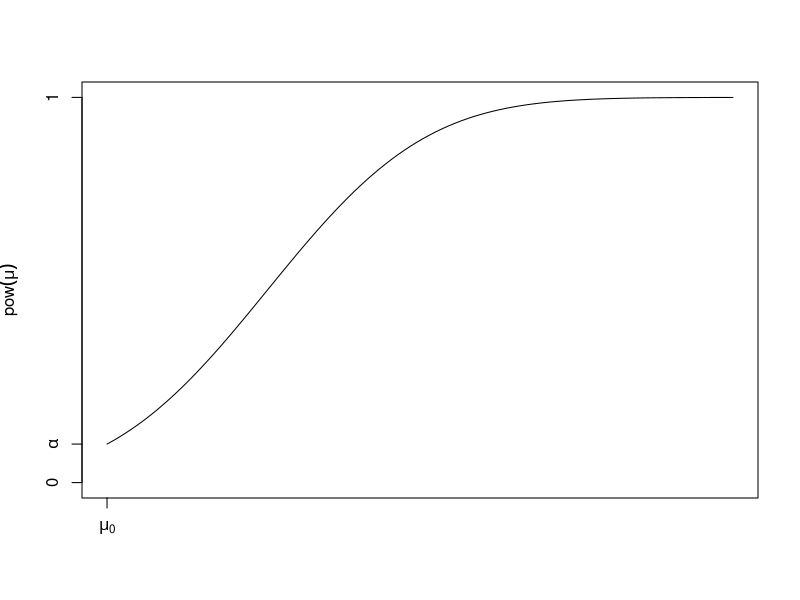

R code for this plot:
rm(list=ls())

#===================
# HYPOTHESIS TESTS
#===================

#-----------------------------------
# power function
#-----------------------------------

mu_0 = 0
mus = seq(mu_0,mu_0+5,length.out = 100)
alpha = 0.1
n = 1
pow = pnorm(sqrt(n)*(mus - mu_0) - qnorm(1-alpha))

#pdf("Figure_power.pdf")
plot(mus, pow, type="l", ylim=c(0,1), xaxt="n", xlab="", yaxt="n", ylab=expression(pow(mu)))
axis(1,at=mu_0,labels=expression(mu[0]))
axis(2,at=c(0,alpha,1),labels=c(0,expression(alpha),1))
#dev.off()
